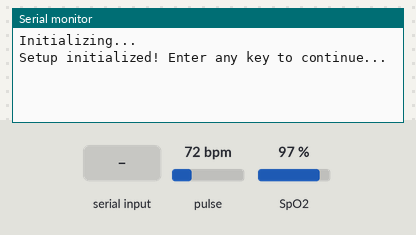
A program run on a simulated ESP8266 (NodeMCU). Parts: the last lines printed to the serial monitor. The inputs (shaded band) are chosen by the test bench; at power-on: pulse 72 bpm, SpO2 97 %.

Above: at 0.8 s.
0.9 s: "1" received over Serial
At 1.3 s:
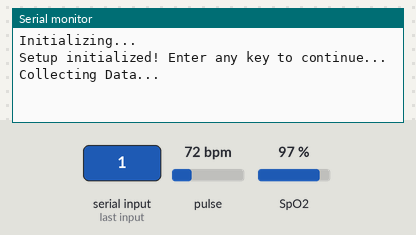
2.4 s: pulse set to 42 bpm
At 5.3 s:
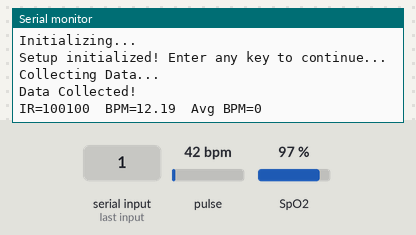
5.4 s: pulse set to 70 bpm
At 7.2 s:
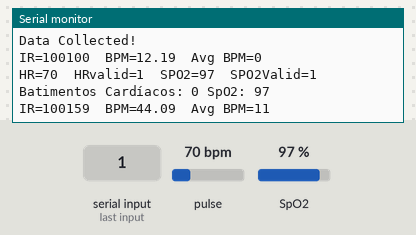
7.7 s: SpO2 set to 80 %
At 8.0 s:
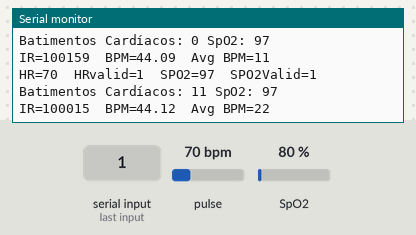
Timing chart, 0 to 10.2 s (numbered marks = the images above; inputs shaded):
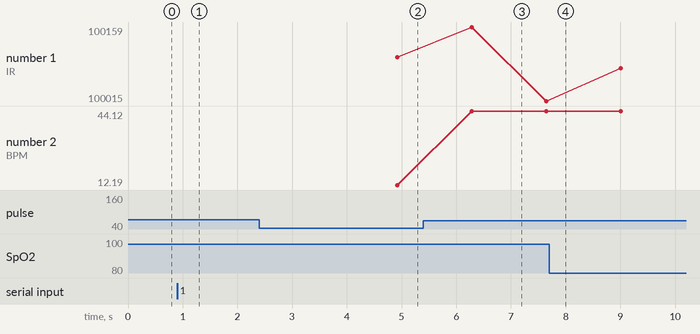

The program:

main.cpp
```cpp
/* Imports */
#include <Arduino.h>
#include <Wire.h>           // For I2C communication
#include "MAX30105.h"       // Core functions of the
#include "spo2_algorithm.h" // Header file for SpO2 calculation
#include "heartRate.h"      // Header file for Heart rate calculation

// variavel para usar de ponteiro

int bpm;
int spo2Value;

/* Objects & Variables */
MAX30105 pox; // Pulse Oximeter Objects
String lcdMessage;
// Variables for SpO2
uint32_t irBuffer[100];           // infrared LED sensor data
uint32_t redBuffer[100];          // red LED sensor data
const int32_t bufferLength = 100; // buffer length of 100 stores 4 seconds of samples running at 25sps
int32_t spo2;                     // SPO2 value
int8_t validSPO2;                 // indicator to show if the SPO2 calculation is valid
int32_t heartRate;                // heart rate value
int8_t validHeartRate;            // indicator to show if the heart rate calculation is valid
// Variables for Heart Rate
int setSize = 50;
const byte RATE_SIZE = 4; // Increase this for more averaging. 4 is good.
byte rates[RATE_SIZE];    // Array of heart rates
byte rateSpot = 0;
long lastBeat = 0; // Time at which the last beat occurred
float beatsPerMinute;
int beatAvg;
bool notifyBPM = false;
// You should get Auth Token in the Blynk App.
// Go to the Project Settings (nut icon).
// char blynkAuth[] = "YOUR-BLYNK-PROJECT-AUTH-TOKEN"; // Rahul Bera's project auth token

/* Custom Functions */
void getHeartRate(int *pontbeat)
{
  for (int i = 0; i < setSize; i++)
  {
    long irValue = pox.getIR();
    if (checkForBeat(irValue))
    {
      // We sensed a beat!
      long delta = millis() - lastBeat;
      lastBeat = millis();

      beatsPerMinute = 60 / (delta / 1000.0);

      if (beatsPerMinute < 255 && beatsPerMinute > 20)
      {
        rates[rateSpot++] = (byte)beatsPerMinute; // Store this reading in the array
        rateSpot %= RATE_SIZE;                    // Wrap variable

        // Take average of readings
        beatAvg = 0;
        for (byte x = 0; x < RATE_SIZE; x++)
          beatAvg += rates[x];
        beatAvg /= RATE_SIZE;
      }
      /* Debugging */
      Serial.print("IR=");
      Serial.print(irValue);
      Serial.print("\tBPM=");
      Serial.print(beatsPerMinute);
      Serial.print("\tAvg BPM=");
      Serial.println(beatAvg); /* */
      *pontbeat = beatAvg;
    }
    if (irValue < 50000)
    {
      Serial.println("No finger?");
      *pontbeat = -1  ;
    }
  }
}

void getSpO2(int *pontspo2)
{
  // ... Seu código anterior ...

  // After gathering 25 new samples, recalculate HR and SpO2
  uint16_t irBufferUInt16[bufferLength];
  uint16_t redBufferUInt16[bufferLength];

  // Convert os buffers para uint16_t
  for (int i = 0; i < bufferLength; i++)
  {
    irBufferUInt16[i] = (uint16_t)irBuffer[i];
    redBufferUInt16[i] = (uint16_t)redBuffer[i];
  }

  // dumping the first 25 sets of samples in the memory and shift the last 75 sets of samples to the top
  for (byte i = 25; i < 100; i++)
  {
    redBuffer[i - 25] = redBuffer[i];
    irBuffer[i - 25] = irBuffer[i];
  }

  // take 25 sets of samples before calculating the heart rate.
  for (byte i = 75; i < 100; i++)
  {
    while (pox.available() == false) // do we have new data?
      pox.check();                   // Check the sensor for new data

    redBuffer[i] = pox.getRed();
    irBuffer[i] = pox.getIR();
    pox.nextSample(); // We're finished with this sample so move to next sample
  }
  // After gathering 25 new samples recalculate HR and SP02
  maxim_heart_rate_and_oxygen_saturation(irBuffer, bufferLength, redBuffer,
                                         &spo2, &validSPO2, &heartRate, &validHeartRate);

  // send samples and calculation result to terminal program through UART
  Serial.print(F("HR="));
  Serial.print(heartRate, DEC);

  Serial.print(F("\tHRvalid="));
  Serial.print(validHeartRate, DEC);

  Serial.print(F("\tSPO2="));
  Serial.print(spo2, DEC);

  Serial.print(F("\tSPO2Valid="));
  Serial.println(validSPO2, DEC);
  *pontspo2 = spo2;
}

/* Driver Code */
void setup()
{
  Serial.begin(115200); // Initialize Serial
  Serial.println("Initializing...");
  // Initialize sensor
  if (!pox.begin(Wire, I2C_SPEED_FAST))
  { // Use default I2C port, 400kHz speed
    Serial.println("MAX30102 Sensor was not found. Please check wiring/power.\nTry pressing the Reset key");
  }
  else
  {
    /* Configure the sensor */
    byte ledBrightness = 60; // Options: 0=Off to 255=50mA
    byte sampleAverage = 4;  // Options: 1, 2, 4, 8, 16, 32
    byte ledMode = 2;        // Options: 1 = Red only, 2 = Red + IR, 3 = Red + IR + Green
    byte sampleRate = 100;   // Options: 50, 100, 200, 400, 800, 1000, 1600, 3200
    int pulseWidth = 411;    // Options: 69, 118, 215, 411
    int adcRange = 4096;     // Options: 2048, 4096, 8192, 16384
    pox.setup(ledBrightness, sampleAverage, ledMode, sampleRate, pulseWidth, adcRange);

    Serial.println("Setup initialized! Enter any key to continue...");
    while (Serial.available() == 0)
      ; // wait until user presses a key
    Serial.read();
  }

  // Blynk cloud server doesn't handle inline delays well
  // Hence, timer is used
  // Reason: http://help.blynk.cc/en/articles/2091699-keep-your-void-loop-clean

  /* Initial Collection of Data */
  Serial.println("Collecting Data...");
  // read the first 100 samples, and determine the signal range
  for (byte i = 0; i < bufferLength; i++)
  {
    while (pox.available() == false) // do we have new data?
      pox.check();                   // Check the sensor for new data

    redBuffer[i] = pox.getRed();
    irBuffer[i] = pox.getIR();
    pox.nextSample(); // We're finished with this sample so move to next sample
    // Serial.print(F("red="));
    // Serial.print(redBuffer[i], DEC);
    // Serial.print(F(", ir="));
    // Serial.println(irBuffer[i], DEC);
  }
  Serial.println("Data Collected!");
}

void loop()
{
  getHeartRate(&bpm);
  getSpO2(&spo2Value);

  // delay(500);
  Serial.print("Batimentos Cardíacos: ");
  Serial.print(bpm);
  Serial.print(" SpO2: ");
  Serial.println(spo2Value);
}
```

Measured:
- after the input at 0.9 s, the serial monitor: prints a new line at once (image 1)
- after the input at 2.4 s, the serial monitor: prints a new line after 2.5 s (image 2)
- after the input at 5.4 s, the serial monitor: prints a new line after 0.87 s (image 3)
- plotted number 1: 100100 → 100015 after the input at 5.4 s
- plotted number 2: 12.19 → 44.12 after the input at 5.4 s
